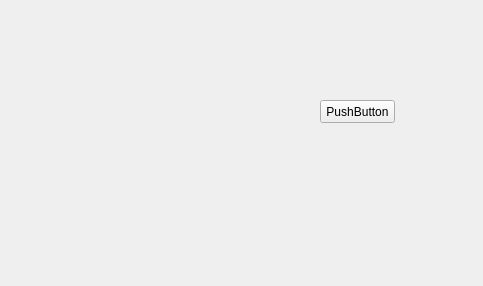
<?xml version="1.0" encoding="UTF-8"?>
<ui version="4.0">
 <class>Form</class>
 <widget class="QWidget" name="Form">
  <property name="geometry">
   <rect>
    <x>0</x>
    <y>0</y>
    <width>483</width>
    <height>286</height>
   </rect>
  </property>
  <property name="windowTitle">
   <string>Form</string>
  </property>
  <widget class="QPushButton" name="pushButton">
   <property name="geometry">
    <rect>
     <x>320</x>
     <y>100</y>
     <width>75</width>
     <height>23</height>
    </rect>
   </property>
   <property name="text">
    <string>PushButton</string>
   </property>
  </widget>
 </widget>
 <resources/>
 <connections/>
</ui>
